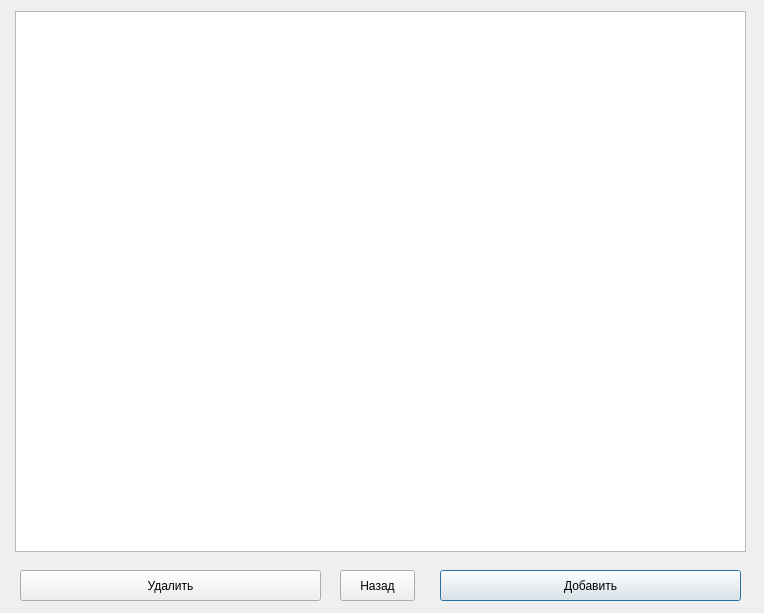
<?xml version="1.0" encoding="UTF-8"?>
<ui version="4.0">
 <class>SettingsWindow</class>
 <widget class="QDialog" name="SettingsWindow">
  <property name="geometry">
   <rect>
    <x>0</x>
    <y>0</y>
    <width>764</width>
    <height>613</height>
   </rect>
  </property>
  <property name="windowTitle">
   <string>Edit Database</string>
  </property>
  <widget class="QPushButton" name="pushButton">
   <property name="geometry">
    <rect>
     <x>440</x>
     <y>570</y>
     <width>301</width>
     <height>31</height>
    </rect>
   </property>
   <property name="text">
    <string>Добавить</string>
   </property>
  </widget>
  <widget class="QPushButton" name="pushButton_2">
   <property name="geometry">
    <rect>
     <x>20</x>
     <y>570</y>
     <width>301</width>
     <height>31</height>
    </rect>
   </property>
   <property name="text">
    <string>Удалить</string>
   </property>
  </widget>
  <widget class="QPushButton" name="BackButton">
   <property name="geometry">
    <rect>
     <x>340</x>
     <y>570</y>
     <width>75</width>
     <height>31</height>
    </rect>
   </property>
   <property name="text">
    <string>Назад</string>
   </property>
  </widget>
  <widget class="QTableWidget" name="TableForEditDatabase">
   <property name="geometry">
    <rect>
     <x>15</x>
     <y>11</y>
     <width>731</width>
     <height>541</height>
    </rect>
   </property>
  </widget>
 </widget>
 <resources/>
 <connections/>
</ui>
